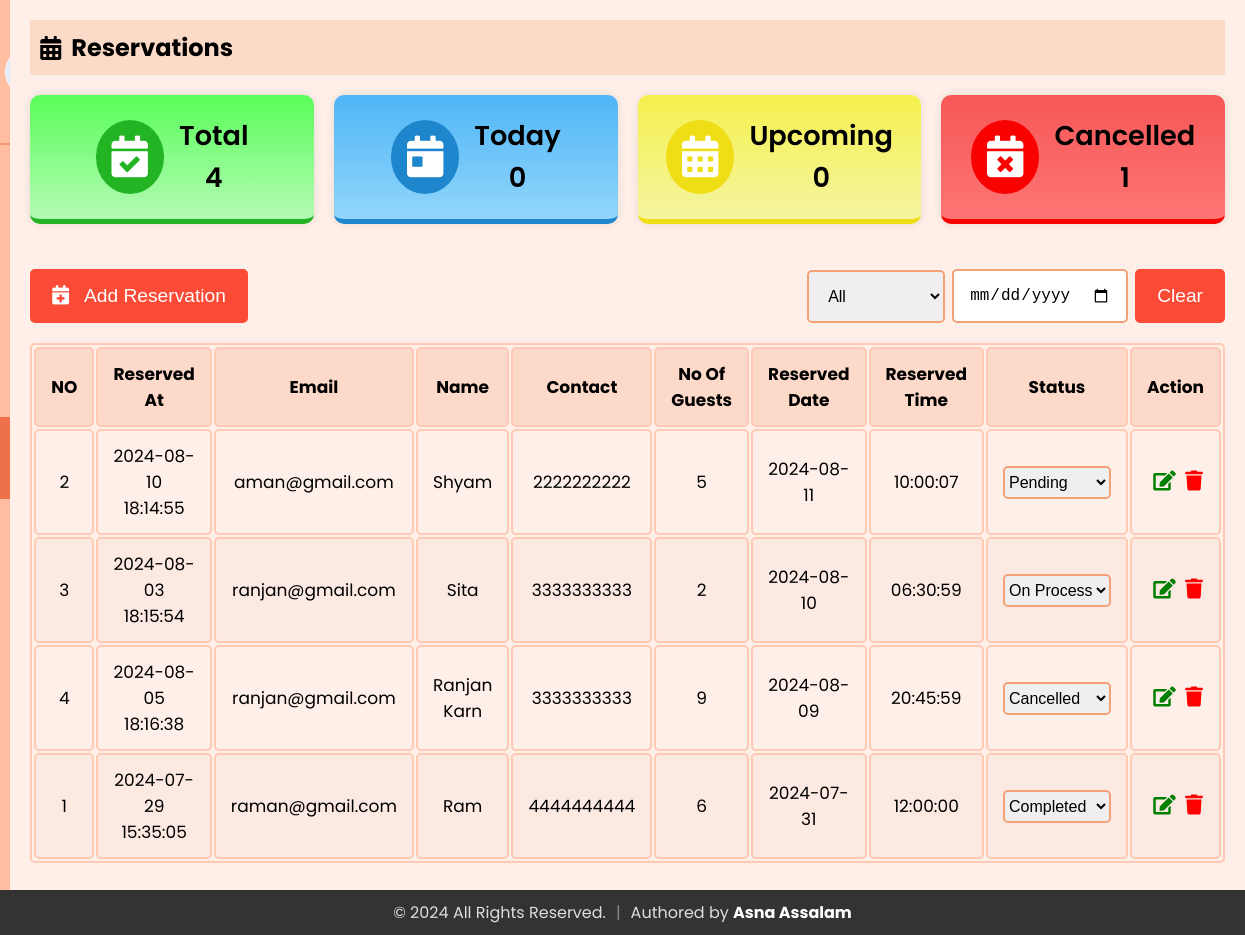
The app's page /Admin/reservations.php (signed in) with its own data.
### tables this page shows
CREATE TABLE `staff` (
  `id` int(11) NOT NULL,
  `firstName` varchar(50) NOT NULL,
  `lastName` varchar(50) NOT NULL,
  `email` varchar(100) NOT NULL,
  `contact` varchar(15) DEFAULT NULL,
  `role` enum('superadmin','admin','delivery boy','waiter') NOT NULL,
  `password` varchar(255) NOT NULL,
  `createdAt` timestamp NOT NULL DEFAULT current_timestamp(),
  `updatedAt` timestamp NOT NULL DEFAULT current_timestamp() ON UPDATE current_timestamp(),
  `profile_image` varchar(255) NOT NULL DEFAULT 'default.jpg'
);

CREATE TABLE `reservations` (
  `reservation_id` int(11) NOT NULL,
  `email` varchar(255) NOT NULL,
  `name` varchar(255) NOT NULL,
  `contact` varchar(10) NOT NULL,
  `noOfGuests` int(50) NOT NULL,
  `reservedTime` time NOT NULL,
  `reservedDate` date NOT NULL,
  `reservedAt` timestamp NOT NULL DEFAULT current_timestamp(),
  `status` enum('Pending','On Process','Completed','Cancelled') NOT NULL DEFAULT 'Pending',
  `special_request` text DEFAULT NULL
);

### Admin/sidebar.php (called while the page is built, shortened)
<?php
include 'db_connection.php';
$admin_email = isset($_SESSION['email']) ? $_SESSION['email'] : '';
function getAdminInfo($email)
{
  global $conn;
  $stmt = $conn->prepare("SELECT firstName, lastName, email, profile_image FROM staff WHERE email = ?");
  $stmt->bind_param("s", $email);
  $stmt->execute();
  $stmt->bind_result($firstName, $lastName, $email,  $profile_image);
  return [
    'firstName' => $firstName ?: '',
    'lastName' => $lastName ?: '',
    'email' => $email ?: '',
    'profile_image' => $profile_image ?: 'default.jpg'
  ];
}
$admin_info = getAdminInfo($admin_email);
?>

### Admin/reservations.php (the view, shortened to what this page needs)
<?php
include 'db_connection.php';
$sql_total = "SELECT COUNT(*) AS total FROM reservations";
$result_total = $conn->query($sql_total);
$row_total = $result_total->fetch_assoc();
$totalReservations = $row_total['total'];
$sql_today = "SELECT COUNT(*) AS today FROM reservations WHERE DATE(reservedDate) = CURDATE()";
$result_today = $conn->query($sql_today);
$row_today = $result_today->fetch_assoc();
$todaysReservations = $row_today['today'];
$sql_upcoming = "SELECT COUNT(*) AS upcoming FROM reservations WHERE reservedDate > CURDATE() AND status != 'Cancelled' AND status != 'Completed' AND status != 'On Process'";
$result_upcoming = $conn->query($sql_upcoming);
$row_upcoming = $result_upcoming->fetch_assoc();
$upcomingReservations = $row_upcoming['upcoming'];
$sql_cancelled = "SELECT COUNT(*) AS cancelled FROM reservations WHERE status = 'Cancelled'";
$result_cancelled = $conn->query($sql_cancelled);
$row_cancelled = $result_cancelled->fetch_assoc();
$cancelledReservations = $row_cancelled['cancelled'];
$dateFilter = isset($_GET['dateFilter']) ? $_GET['dateFilter'] : '';
$query = "SELECT * FROM reservations";
$query .= " ORDER BY reservedDate DESC";
$result = $conn->query($query);
?>
<?php
include 'sidebar.php';
?>
<!DOCTYPE html>
<html lang="en">
<head>
  <link rel="stylesheet" href="https://cdnjs.cloudflare.com/ajax/libs/font-awesome/5.15.3/css/all.min.css">
  <link rel="stylesheet" href="sidebar.css">
  <link rel="stylesheet" href="admin_reservation.css">
</head>
<body>
  <div class="sidebar">
    <div class="profile-section">
      <img src="../uploads/<?php echo htmlspecialchars($admin_info['profile_image']); ?>" alt="Profile Picture">
    </div>
    <ul>
            <li><a href="index.php" ><i class="fas fa-chart-line"></i> Overview</a></li>
            <li><a href="admin_menu.php" ><i class="fas fa-utensils"></i> Menu Management</a></li>
            <li><a href="admin_orders.php"><i class="fas fa-shopping-cart"></i> Orders</a></li>
            <li><a href="reservations.php" class="active"><i class="fas fa-calendar-alt"></i> Reservations</a></li>
            <li><a href="users.php"><i class="fas fa-users"></i> Users</a></li>
            <li><a href="reviews.php"><i class="fas fa-star"></i> Reviews</a></li>
            <li><a href="staffs.php" ><i class="fas fa-users"></i> Staffs</a></li>
            <li><a href="profile.php"><i class="fas fa-user"></i> Profile Setting</a></li>
            <li><a href="logout.php"><i class="fas fa-sign-out-alt"></i> Logout</a></li>
        </ul>
  </div>
  <div class="content">
    <div class="header">
      <h2><i class="fas fa-calendar-alt"></i> Reservations</h2>
    </div>
    <div>
      <div class="stats">
        <div class="stat-item" id="total">
          <div class="stat-icon" id="total-icon">
            <i class="fas fa-calendar-check"></i>
          </div>
          <div class="stat-text">
            <p>Total</p>
            <p><?php echo $totalReservations; ?></p>
          </div>
        </div>
        <div class="stat-item" id="today">
          <div class="stat-icon" id="today-icon">
            <i class="fas fa-calendar-day"></i>
          </div>
          <div class="stat-text">
            <p>Today</p>
            <p><?php echo $todaysReservations; ?></p>
          </div>
        </div>
        <div class="stat-item" id="upcoming">
          <div class="stat-icon" id="upcoming-icon">
            <i class="fas fa-calendar-alt"></i>
          </div>
          <div class="stat-text">
            <p>Upcoming</p>
            <p><?php echo $upcomingReservations; ?></p>
          </div>
        </div>
        <div class="stat-item" id="cancelled">
          <div class="stat-icon" id="cancelled-icon">
            <i class="fas fa-calendar-times"></i>
          </div>
          <div class="stat-text">
            <p>Cancelled</p>
            <p><?php echo $cancelledReservations; ?></p>
          </div>
        </div>
      </div>
      <div class="buttons-container">
        <button onclick="openaddReservationModal()"><i class="fas fa-calendar-plus"></i> &nbsp; Add Reservation</button>
        <div class="actions">
          <select id="statusFilter" name="statusFilter" onchange="filterByStatus()">
            <option value="">All</option>
          </select>
          <input type="date" id="dateFilter" name="dateFilter" value="<?php echo htmlspecialchars($dateFilter); ?>" onchange="filterByDate()">
          <button type="button" onclick="clearFilter()">Clear</button>
        </div>
      </div>
      <table id="userTable">
        <thead>
          <tr>
            <th>NO</th>
            <th>Reserved At</th>
            <th>Email</th>
            <th>Name</th>
            <th>Contact</th>
            <th>No Of Guests</th>
            <th>Reserved Date</th>
            <th>Reserved Time</th>
            <th>Status</th>
            <th>Action</th>
          </tr>
        </thead>
        <tbody>
          <?php
          if ($result->num_rows > 0) {
            while ($row = $result->fetch_assoc()) {
              echo "<tr>
      <td>{$row['reservation_id']}</td>
      <td>{$row['reservedAt']}</td>
      <td>{$row['email']}</td>
      <td>{$row['name']}</td>
      <td>{$row['contact']}</td>
      <td>{$row['noOfGuests']}</td>
      <td>{$row['reservedDate']}</td>
      <td>{$row['reservedTime']}</td>
      <td>
        <select id='status-{$row['reservation_id']}' onchange=\"updateStatus('{$row['reservation_id']}', this.value)\" class='status-select'>
          <option value='Pending' " . ($row['status'] == 'Pending' ? 'selected' : '') . ">Pending</option>
          <option value='Approved' " . ($row['status'] == 'Approved' ? 'selected' : '') . ">Approved</option>
          <option value='On Process' " . ($row['status'] == 'On Process' ? 'selected' : '') . ">On Process</option>
          <option value='Completed' " . ($row['status'] == 'Completed' ? 'selected' : '') . ">Completed</option>
          <option value='Cancelled' " . ($row['status'] == 'Cancelled' ? 'selected' : '') . ">Cancelled</option>
        </select>
      </td>
      <td>
        <button id='editbtn' onclick='openEditReservationModal(this)' data-id='{$row['reservation_id']}' data-email='{$row['email']}' data-name='{$row['name']}' data-contact='{$row['contact']}' data-reservedDate='{$row['reservedDate']}' data-reservedTime='{$row['reservedTime']}' data-noOfGuests='{$row['noOfGuests']}' data-status='{$row['status']}'><i class='fas fa-edit'></i></button>
        <button id='deletebtn' onclick=\"deleteItem('{$row['reservation_id']}')\"><i class='fas fa-trash'></i></button>
      </td>
    </tr>";
            }
          } else {
            echo "<tr><td colspan='10' style='text-align: center;'>No Reservations Found</td></tr>";
          }
          ?>
        </tbody>
      </table>
    </div>
</body>
</html>

### Admin/sidebar.css (style rules this page uses)
* { margin: 0; padding: 0; box-sizing: border-box; }
body { background: #fef0e8; font-family: "Poppins", sans-serif; display: flex; flex-direction: row; margin: 0; }
.sidebar { width: 250px; background-color: #ffbda1; color: #1d1818; overflow: auto; position: relative; min-height: 100vh; font-size: 1.1rem }
.sidebar ul li a { display: block; padding: 15px; text-decoration: none; color: #1d1818; transition: background-color 0.3s; }
.sidebar ul li a.active { background-color:#ee7149; font-weight: bold; }
.sidebar ul { list-style-type: none; padding: 0; }
.content { flex: 1; padding: 20px; }
.header { padding: 10px; background-color: #fbdac7; margin-bottom: 20px; display: flex; align-items: center; }
.header h2 { display: flex; align-items: center; }
.header h2 i { margin-right: 10px; }
.profile-section { padding: 20px 5px 20px 5px; display: flex; align-items: center; border-bottom: 2px solid rgba(253, 108, 77, 0.5); }
.profile-section img { width: 50px; height: 50px; border-radius: 50%; margin-right: 15px; }
.sidebar ul li a.active { font-weight: bold; }

### Admin/admin_reservation.css (style rules this page uses)
* { margin: 0; padding: 0; }
body { background: #fef0e8; font-family: "Poppins", sans-serif; margin: 0; }
.content { margin-bottom: 40px; }
table { width: 100%; border: 2px solid #ffc9b3; font-size: 17px; text-align: center; cursor: pointer; border-radius: 5px; }
table th, table td { padding: 12px 15px; border: 2px solid #ffc9b3; border-radius: 5px; }
table th { background-color: #fdd9c9; }
table tr:nth-of-type(even) { background-color: #fce9e2; }
.header { padding: 10px; background-color: #fbdac7; margin-bottom: 20px; display: flex; align-items: center; }
.stats { display: flex; gap: 20px; margin-top: 20px; margin-bottom: 20px; }
.stats #total { background: linear-gradient(to bottom, rgb(90, 254, 90), rgb(180, 250, 180)); border-bottom: 5px solid rgb(34, 180, 34); }
.stats #today { background: linear-gradient(to bottom, rgb(80, 182, 246), rgb(145, 214, 251)); border-bottom: 5px solid rgb(29, 134, 204); }
.stats #upcoming { background: linear-gradient(to bottom, rgb(245, 240, 78), rgb(245, 245, 161)); border-bottom: 5px solid rgb(239, 221, 21); }
.stats #cancelled { background: linear-gradient(to bottom, rgb(246, 87, 87), rgb(254, 117, 117)); border-bottom: 5px solid rgb(248, 1, 1); }
.stat-item { display: flex; align-items: center; justify-content: center; padding: 20px; gap: 15px; border-radius: 10px; box-shadow: 0 0 10px rgba(0, 0, 0, 0.1); flex: 1; }
.stat-item div { display: flex; align-items: center; }
.stat-text { display: flex; flex-direction: column; }
.stat-item p, .stat-item h3 { margin: 0; font-size: 1.7rem; font-weight: 600; }
.stat-icon { font-size: 2.6rem; color: #fff; border-radius: 50%; padding: 16px; }
#total-icon { background: rgb(34, 180, 34); }
#today-icon { background: rgb(29, 134, 204); }
#upcoming-icon { background: rgb(239, 221, 21); }
#cancelled-icon { background: rgb(248, 1, 1); }
.status-select { border: 2px solid #f4a178; padding: 5px 0px 5px 0; font-size: 16px; border-radius: 5px; cursor: pointer; outline: none; }
#editbtn, #deletebtn { font-size: 20px; background: none; border: none; padding: 0 0 0 5px; outline: none; cursor: pointer; transition: transform 0.3s ease; }
#editbtn { color: green; }
#deletebtn { color: red; }
.buttons-container { display: flex; justify-content: space-between; align-items: center; margin-bottom: 0px; margin-top: 25px; }
button { background-color: #fb4a36; color: white; border: 2px solid #fb4a36; padding: 14px 20px; cursor: pointer; border-radius: 5px; transition: all 0.3s ease; font-size: 1.2rem; }
.actions { display: flex; align-items: center; margin-bottom: 20px; margin-top: 20px; gap: 7px; }
.actions select, .actions input { padding: 15px; font-size: 1rem; border-radius: 5px; border: 2px solid #f4a178; cursor: pointer; outline: none; }

### Admin/reservations.php (style rules this page uses)
.content { margin-bottom: 40px; }

### records on screen
staff: profile_image (placeholder picture)
reservations: reservation_id "2", reservedAt "2024-08-10 18:14:55", email "aman@gmail.com", name "Shyam", contact "2222222222", noOfGuests "5", reservedDate "2024-08-11", reservedTime "10:00:07", status+reservation_id "Pending"
reservations: reservation_id "3", reservedAt "2024-08-03 18:15:54", email "ranjan@gmail.com", name "Sita", contact "3333333333", noOfGuests "2", reservedDate "2024-08-10", reservedTime "06:30:59", status+reservation_id "On Process"
reservations: reservation_id "4", reservedAt "2024-08-05 18:16:38", email "ranjan@gmail.com", name "Ranjan Karn", contact "3333333333", noOfGuests "9", reservedDate "2024-08-09", reservedTime "20:45:59", status+reservation_id "Cancelled"
reservations: reservation_id "1", reservedAt "2024-07-29 15:35:05", email "raman@gmail.com", name "Ram", contact "4444444444", noOfGuests "6", reservedDate "2024-07-31", reservedTime "12:00:00", status+reservation_id "Completed"

### other values on screen
$totalReservations "4"
$todaysReservations "0"
$upcomingReservations "0"
$cancelledReservations "1"
